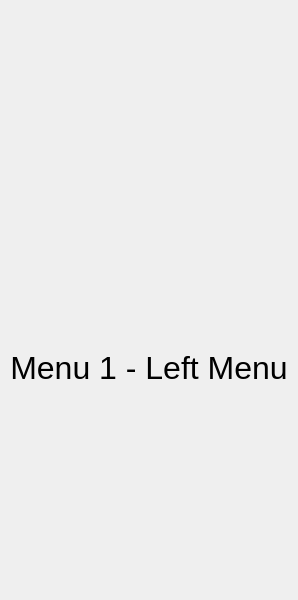
<?xml version="1.0" encoding="UTF-8"?>
<ui version="4.0">
 <class>LeftColumn</class>
 <widget class="QWidget" name="LeftColumn">
  <property name="geometry">
   <rect>
    <x>0</x>
    <y>0</y>
    <width>240</width>
    <height>600</height>
   </rect>
  </property>
  <property name="windowTitle">
   <string>Form</string>
  </property>
  <layout class="QVBoxLayout" name="main_pages_layout">
   <property name="spacing">
    <number>0</number>
   </property>
   <property name="leftMargin">
    <number>5</number>
   </property>
   <property name="topMargin">
    <number>5</number>
   </property>
   <property name="rightMargin">
    <number>5</number>
   </property>
   <property name="bottomMargin">
    <number>5</number>
   </property>
   <item>
    <widget class="QStackedWidget" name="menus">
     <property name="currentIndex">
      <number>0</number>
     </property>
     <widget class="QWidget" name="menu_1">
      <layout class="QVBoxLayout" name="verticalLayout">
       <property name="spacing">
        <number>5</number>
       </property>
       <property name="leftMargin">
        <number>5</number>
       </property>
       <property name="topMargin">
        <number>5</number>
       </property>
       <property name="rightMargin">
        <number>5</number>
       </property>
       <property name="bottomMargin">
        <number>5</number>
       </property>
       <item>
        <widget class="QWidget" name="btn_1_widget" native="true">
         <property name="minimumSize">
          <size>
           <width>0</width>
           <height>40</height>
          </size>
         </property>
         <property name="maximumSize">
          <size>
           <width>16777215</width>
           <height>40</height>
          </size>
         </property>
         <layout class="QVBoxLayout" name="btn_1_layout">
          <property name="spacing">
           <number>0</number>
          </property>
          <property name="leftMargin">
           <number>0</number>
          </property>
          <property name="topMargin">
           <number>0</number>
          </property>
          <property name="rightMargin">
           <number>0</number>
          </property>
          <property name="bottomMargin">
           <number>0</number>
          </property>
         </layout>
        </widget>
       </item>
       <item>
        <widget class="QWidget" name="btn_2_widget" native="true">
         <property name="minimumSize">
          <size>
           <width>0</width>
           <height>40</height>
          </size>
         </property>
         <property name="maximumSize">
          <size>
           <width>16777215</width>
           <height>40</height>
          </size>
         </property>
         <layout class="QVBoxLayout" name="btn_2_layout">
          <property name="spacing">
           <number>0</number>
          </property>
          <property name="leftMargin">
           <number>0</number>
          </property>
          <property name="topMargin">
           <number>0</number>
          </property>
          <property name="rightMargin">
           <number>0</number>
          </property>
          <property name="bottomMargin">
           <number>0</number>
          </property>
         </layout>
        </widget>
       </item>
       <item>
        <widget class="QWidget" name="btn_3_widget" native="true">
         <property name="minimumSize">
          <size>
           <width>0</width>
           <height>40</height>
          </size>
         </property>
         <property name="maximumSize">
          <size>
           <width>16777215</width>
           <height>40</height>
          </size>
         </property>
         <layout class="QVBoxLayout" name="btn_3_layout">
          <property name="spacing">
           <number>0</number>
          </property>
          <property name="leftMargin">
           <number>0</number>
          </property>
          <property name="topMargin">
           <number>0</number>
          </property>
          <property name="rightMargin">
           <number>0</number>
          </property>
          <property name="bottomMargin">
           <number>0</number>
          </property>
         </layout>
        </widget>
       </item>
       <item>
        <widget class="QLabel" name="label_1">
         <property name="font">
          <font>
           <pointsize>16</pointsize>
          </font>
         </property>
         <property name="styleSheet">
          <string notr="true">font-size: 24pt</string>
         </property>
         <property name="text">
          <string>Menu 1 - Left Menu</string>
         </property>
         <property name="alignment">
          <set>Qt::AlignCenter</set>
         </property>
        </widget>
       </item>
      </layout>
     </widget>
     <widget class="QWidget" name="menu_2">
      <layout class="QVBoxLayout" name="verticalLayout_2">
       <property name="spacing">
        <number>5</number>
       </property>
       <property name="leftMargin">
        <number>5</number>
       </property>
       <property name="topMargin">
        <number>5</number>
       </property>
       <property name="rightMargin">
        <number>5</number>
       </property>
       <property name="bottomMargin">
        <number>5</number>
       </property>
       <item>
        <widget class="QWidget" name="btn_4_widget" native="true">
         <property name="minimumSize">
          <size>
           <width>0</width>
           <height>40</height>
          </size>
         </property>
         <property name="maximumSize">
          <size>
           <width>16777215</width>
           <height>40</height>
          </size>
         </property>
         <layout class="QVBoxLayout" name="btn_4_layout">
          <property name="spacing">
           <number>0</number>
          </property>
          <property name="leftMargin">
           <number>0</number>
          </property>
          <property name="topMargin">
           <number>0</number>
          </property>
          <property name="rightMargin">
           <number>0</number>
          </property>
          <property name="bottomMargin">
           <number>0</number>
          </property>
         </layout>
        </widget>
       </item>
       <item>
        <widget class="QLabel" name="label_2">
         <property name="font">
          <font>
           <pointsize>16</pointsize>
          </font>
         </property>
         <property name="styleSheet">
          <string notr="true">font-size: 24pt</string>
         </property>
         <property name="text">
          <string>Menu 2 - Left Menu</string>
         </property>
         <property name="alignment">
          <set>Qt::AlignCenter</set>
         </property>
        </widget>
       </item>
       <item>
        <widget class="QLabel" name="label_3">
         <property name="font">
          <font>
           <pointsize>9</pointsize>
          </font>
         </property>
         <property name="styleSheet">
          <string notr="true">font-size: 16pt</string>
         </property>
         <property name="text">
          <string>This is just an example menu.
Add Qt Widgets or your custom widgets here.</string>
         </property>
         <property name="alignment">
          <set>Qt::AlignCenter</set>
         </property>
         <property name="wordWrap">
          <bool>true</bool>
         </property>
        </widget>
       </item>
      </layout>
     </widget>
    </widget>
   </item>
  </layout>
 </widget>
 <resources/>
 <connections/>
</ui>
